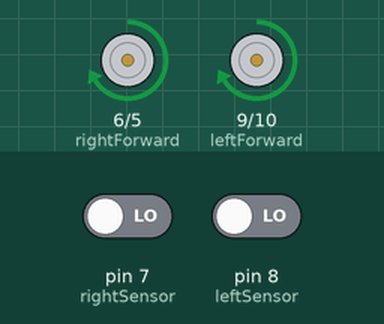
Recording of a sketch running on a simulated Arduino Uno, built with avr-gcc and run on an emulated ATmega328P. Shown: motor-driver pin pairs drawn as motors (green arrow = first pin HIGH = forward, orange = second pin HIGH = backward, longer = more drive). The inputs (shaded band) are chosen by the test bench; at power-on: pin 7 (rightSensor) LOW, pin 8 (leftSensor) LOW.

Above: at 1.2 s.
1.3 s: pin 7 (rightSensor) driven HIGH
At 1.9 s:
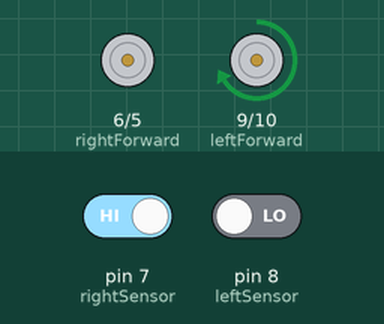
2.8 s: pin 8 (leftSensor) driven HIGH
At 3.27 s:
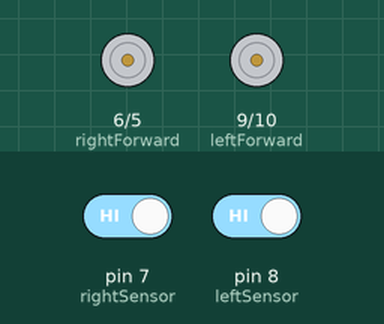
5.8 s: pin 7 (rightSensor) driven LOW
7.4 s: pin 7 (rightSensor) driven HIGH
At 9.67 s:
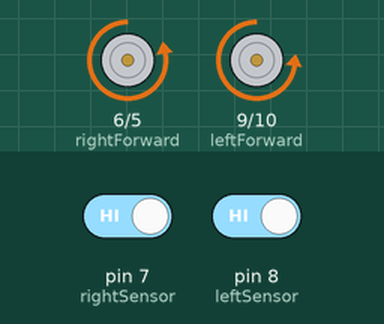
10.4 s: pin 7 (rightSensor) driven LOW and pin 8 (leftSensor) driven LOW
At 12.1 s:
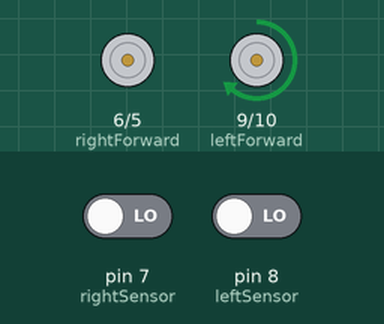
Timing chart, 0 to 13.3 s (numbered marks = the images above; inputs shaded):
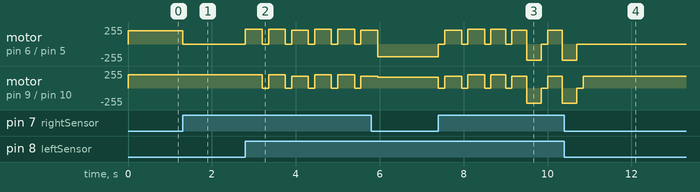

Measured:
- after the input at 1.3 s, motor on pin 6 (rightForward) / pin 5 (rightBackward): forward 200/255 → stopped at once
- after the input at 10.4 s, motor on pin 6 (rightForward) / pin 5 (rightBackward): goes on until 10.7 s, then stays stopped

The sketch:

sketch_jan26a.ino
```cpp
void setup() {
  pinMode(7,INPUT);
  pinMode(8,INPUT);
  pinMode(5,OUTPUT);
  pinMode(6,OUTPUT);
  pinMode(9,OUTPUT);
  pinMode(10,OUTPUT);
  pinMode(2, INPUT);
}

int white = LOW;
int black = HIGH;

int left;
int right;
int swtch;
int leftSpeed = 180;
int rightSpeed = 205;
int turnNumber = 0;
int turns[11] = {1,0,0,1,0,0,0,1,0,0};
int swatch = 2;

int rightForward = 6;
int rightBackward = 5;
int leftForward = 9;
int leftBackward = 10;
int leftSensor = 8;
int rightSensor = 7;

void turnOff(){
    digitalWrite(10, LOW);
    digitalWrite(6,LOW);
    digitalWrite(9,LOW);
    digitalWrite(5,LOW);
    //delay(500);
}

void turnLeft() {
  analogWrite(leftForward, 200); //
  analogWrite(rightForward, 225); //
  if(turnNumber < 8){
  delay(400);
  }
  else{
    delay(350);
  }
  turnOff();
  //delay(1000);
  while(digitalRead(leftSensor)== white ){
   analogWrite(leftBackward, 165);
   analogWrite(rightForward, 190);
 //  delay(75);
 //  turnOff();
 //  delay(30);
  }
  if(turnNumber > 8){
  analogWrite(rightBackward, 245);
  analogWrite(leftBackward, 225);
  delay(350);
  }
  turnOff();
}

void turnRight() {
  analogWrite(leftForward, 180); //
  analogWrite(rightForward, 205); //
  if(turnNumber < 8){
  delay(400);
  }
  else{
    delay(350);
  }
  turnOff();
 // delay(1000);
   while(digitalRead(rightSensor)== white){
   analogWrite(rightBackward, 190);
   analogWrite(leftForward, 165);
  // delay(75);
  // turnOff();
  // delay(30);
   }
   if(turnNumber > 8){
  analogWrite(rightBackward, 245);
  analogWrite(leftBackward, 225);
  delay(350);
  }
  turnOff();
}

void turn() {
  turnOff();
    if (turns[turnNumber]) {
      turnLeft();
    } else {
      turnRight();
    }
    turnNumber++;
    if (turnNumber>11) {
        delay(1000000000);
    }
    turnOff();
    delay(150);
}
void loop() {
  left = digitalRead(leftSensor);
  right = digitalRead(rightSensor);
  while (swtch == HIGH){
    swtch = digitalRead(swatch);
  }
  if (turnNumber>6 && !turns[turnNumber-1]) {
    if (right==black&&left==white) {
      analogWrite(leftForward, 165);
      analogWrite(rightForward, 200);
    } else if (left==black&&right==black) {
       turn();
    } else if (left==white&&right==white) {
      analogWrite(leftForward, 175);
      digitalWrite(rightForward, LOW);
    }
  } else if (turnNumber>6) {
  if (right==white&&left==black) {
      analogWrite(leftForward, 165);
      analogWrite(rightForward, 200);
    } else if (left==black&&right==black) {
       turn();
    } else if (left==white&&right==white) {
      analogWrite(rightForward, 175);
      digitalWrite(leftForward, LOW);
    }

  }
  else {
  if (left==white) {
       analogWrite(leftForward, 200);
 }
 if (right==white) {
    analogWrite(rightForward, 200);
 }
 if (right==black&&left==black) {
    turn();
  }
  else if (right==black) {
    digitalWrite(rightForward, LOW);
  }
  else if (left==black) {
    digitalWrite(leftForward, LOW);
  }
  }
}
```
